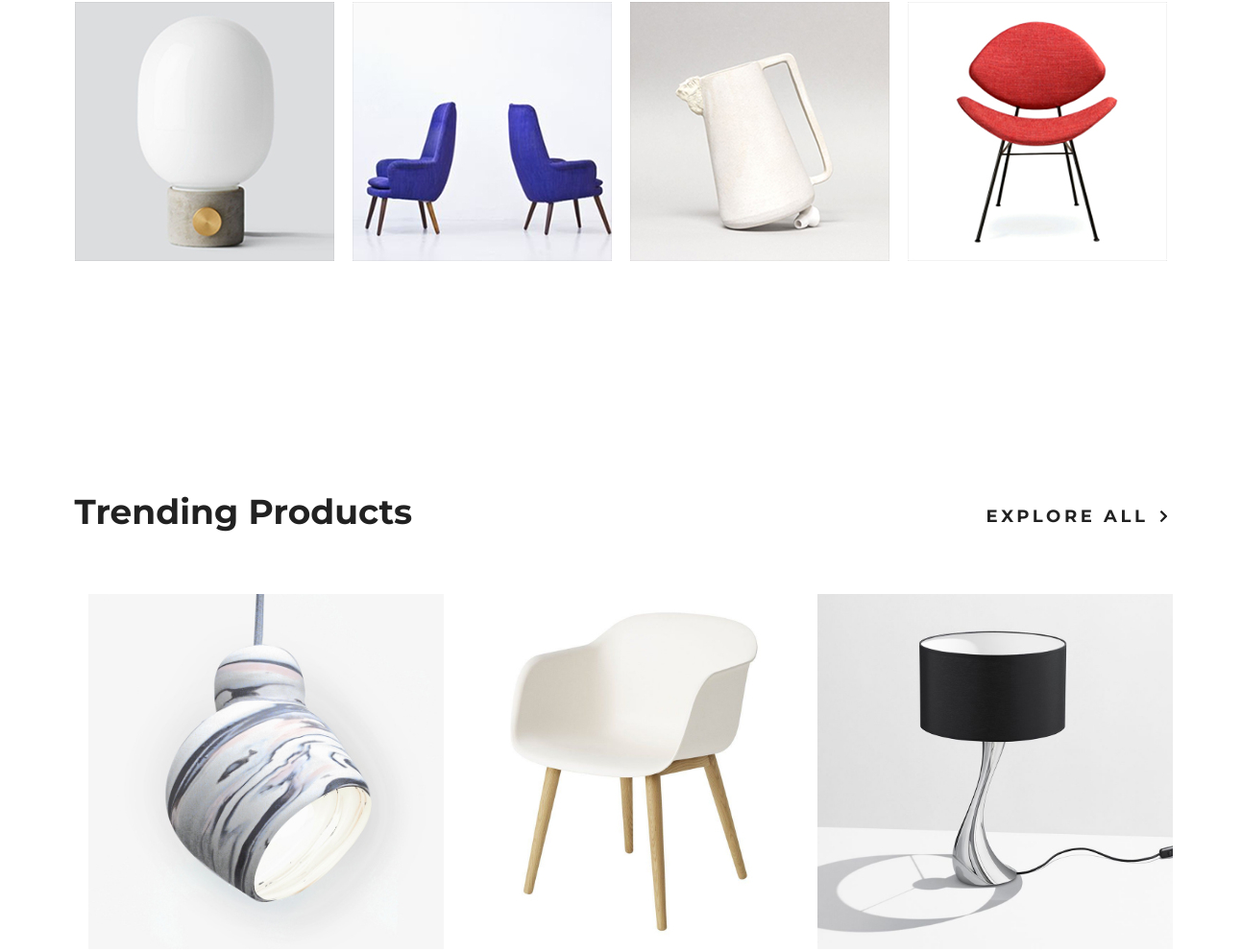
Page / (signed in, middle part) on the earlier database version.
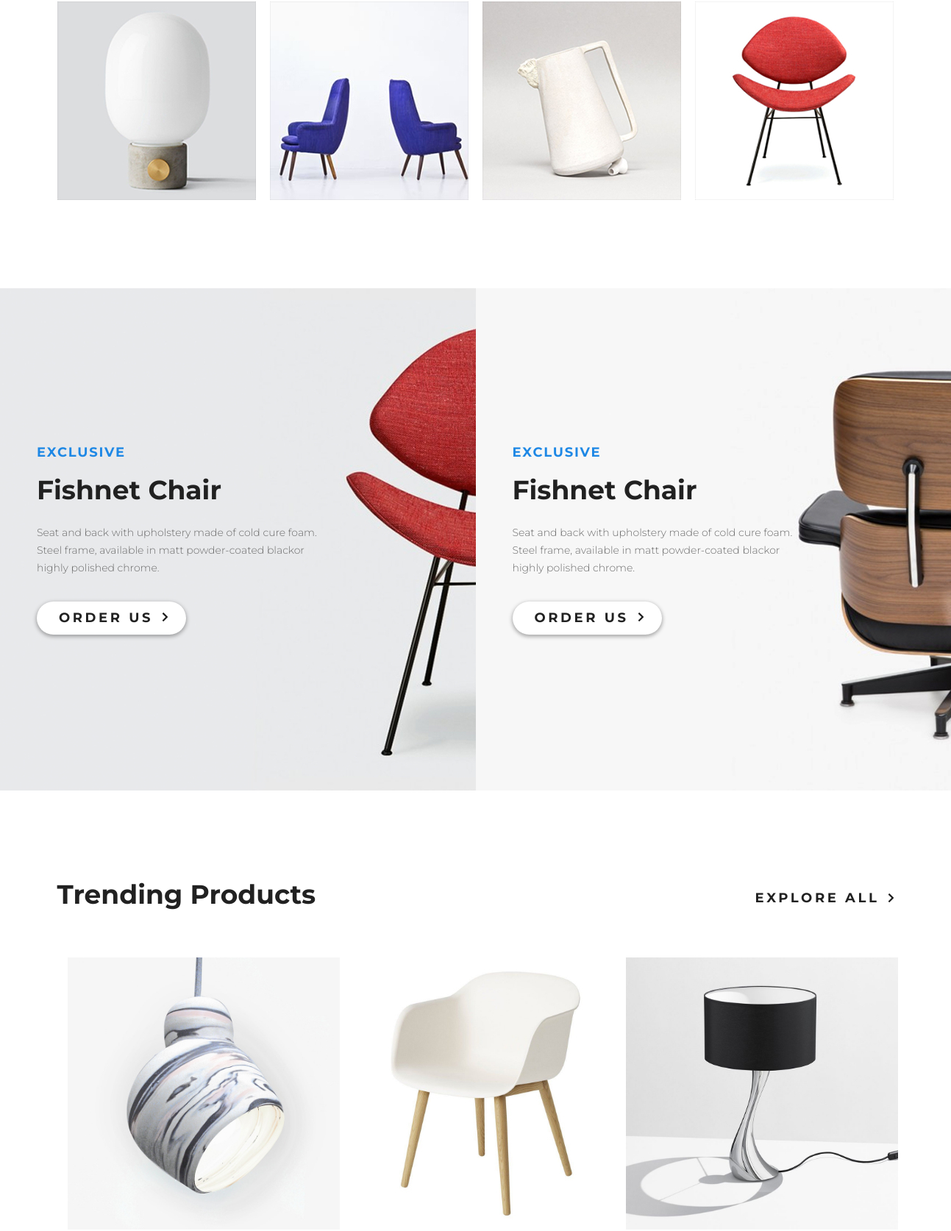
Same page on the later database version.
### mainapp/models.py (models this page shows, shortened)
class Product(models.Model):
    class Meta:
        verbose_name = 'Продукт'
        verbose_name_plural = 'Продукты'
    category = models.ForeignKey(ProductCategory, on_delete=models.CASCADE)
    name = models.CharField(verbose_name='имя продукта', max_length=128)
    image = models.ImageField(upload_to='products_images', blank=True)
    short_desc = models.CharField(verbose_name='краткое описание продукта', max_length=60, blank=True)
    description = models.TextField(verbose_name='описание продукта', blank=True)
    price = models.DecimalField(verbose_name='цена продукта', max_digits=8, decimal_places=2, default=0)
    quantity = models.PositiveIntegerField(verbose_name='количество на складе', default=0)
    is_active = models.BooleanField(verbose_name='активен', default=True)
    exclusive = models.BooleanField(verbose_name='акция', default=False)

### mainapp/views.py (the view)
# urls.py: url(r'^$', mainapp.main, name='index'),
def main(request):
    basket = {}
    if not request.user.is_anonymous:
        basket = Basket.objects.filter(user=request.user)
    exclusive_product = get_exclusive_product()
    context = {
        'user': request.user,
        'title': 'interior',
        'basket': basket,
        'exclusive_product': exclusive_product,
    }
    return render(request, 'mainapp/index.html', context=context)

### basketapp/models.py (called while the page is built)
    @property
    def product_cost(self):
        return self.product.price * self.quantity

    @property
    def total_quantity(self):
        _items = Basket.objects.filter(user=self.user)
        _totalquantity = sum(list(map(lambda x: x.quantity, _items)))
        return _totalquantity

    def total_cost(self):
        _items = Basket.objects.filter(user=self.user)
        _totalcost = sum(list(map(lambda x: x.product_cost, _items)))
        return _totalcost

### mainapp/views.py (called while the page is built)
def get_exclusive_product():
    return Product.objects.filter(exclusive=True)[:2]

### mainapp/templates/mainapp/index.html (shortened to what this page needs)
{% extends 'mainapp/base.html' %}
{% load static %}
                {% block content %}
            <div class="product padding-site">
                <div class="product-box">
                    <div class="product-img" style="background-image: url(/static/img/product-1.jpg)">
                    </div>
                    <div class="product-img" style="background-image: url(/static/img/product-2.jpg)">
                    </div>
                    <div class="product-img" style="background-image: url(/static/img/product-3.jpg)">
                    </div>
                    <div class="product-img" style="background-image: url(/static/img/product-4.jpg)">
                    </div>
                </div>
            </div>
            <div class="promo">
                {% for exclusive in exclusive_product %}
                <div class="promo-img-1">
                <img src="/media/products_images/{{ exclusive.image }}"
                         alt="{{ exclusive.name }}">
                    <div class="promo-text">
                        <h4 class="promo-h4">exclusive</h4>
                        <h2 class="promo-h2">{{ exclusive.name }}</h2>
                        <p class="promo-p">
                            {{ exclusive.short_desc }}
                        </p>
                       <a href="{% url 'products:product' exclusive.pk %}" class="button">order&nbsp;us
                        <img class="arrow-in-button" src="{% static 'img/arrow.svg' %}"></a>
                    </div>
                </div>
            {% endfor %}
            </div>
            <div class="trending padding-site">
                <div class="trending-text">
                    <h2 class="trending-h2">Trending Products</h2>
                    <a href="#" class="explore-all">explore all<img class="arrow" src="{% static 'img/arrow.svg' %}" alt="search"></a>
                </div>
                <div class="trending-products">
                    <a href="#" class="trending-products-img"><img src="{% static 'img/product-11.jpg' %}"></a>
                    <a href="#" class="trending-products-img"><img src="{% static 'img/product-21.jpg' %}" alt="chair"></a>
                    <a href="#" class="trending-products-img"><img src="{% static 'img/product-31.jpg' %}" alt="lamp"></a>
                </div>
            </div>
        {% endblock %}

Differences in the rows shown:
added Product: image (picture), name "Fishnet Chair", short_desc "Seat and back with upholstery made of cold cure foam. Steel frame, available in matt powder-coated blackor highly polished chrome."
added Product: image (picture), name "Fishnet Chair", short_desc "Seat and back with upholstery made of cold cure foam. Steel frame, available in matt powder-coated blackor highly polished chrome."
